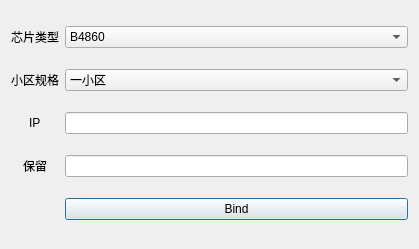
<?xml version="1.0" encoding="UTF-8"?>
<ui version="4.0">
 <class>Dialog</class>
 <widget class="QDialog" name="Dialog">
  <property name="geometry">
   <rect>
    <x>0</x>
    <y>0</y>
    <width>419</width>
    <height>249</height>
   </rect>
  </property>
  <property name="windowTitle">
   <string>打开</string>
  </property>
  <layout class="QHBoxLayout" name="horizontalLayout">
   <item>
    <layout class="QGridLayout" name="gridLayout">
     <item row="1" column="1">
      <widget class="QComboBox" name="comboBox_village">
       <item>
        <property name="text">
         <string>一小区</string>
        </property>
       </item>
       <item>
        <property name="text">
         <string>二小区</string>
        </property>
       </item>
      </widget>
     </item>
     <item row="2" column="0" alignment="Qt::AlignHCenter|Qt::AlignVCenter">
      <widget class="QLabel" name="label">
       <property name="text">
        <string>IP</string>
       </property>
      </widget>
     </item>
     <item row="0" column="1">
      <widget class="QComboBox" name="comboBox_dsp_type">
       <item>
        <property name="text">
         <string>B4860</string>
        </property>
       </item>
       <item>
        <property name="text">
         <string>BSC9132</string>
        </property>
       </item>
       <item>
        <property name="text">
         <string>5G</string>
        </property>
       </item>
      </widget>
     </item>
     <item row="3" column="1">
      <widget class="QLineEdit" name="input_reserve"/>
     </item>
     <item row="1" column="0">
      <widget class="QLabel" name="label_4">
       <property name="text">
        <string>小区规格</string>
       </property>
      </widget>
     </item>
     <item row="0" column="0">
      <widget class="QLabel" name="label_3">
       <property name="text">
        <string>芯片类型</string>
       </property>
      </widget>
     </item>
     <item row="2" column="1">
      <widget class="QLineEdit" name="input_ip"/>
     </item>
     <item row="3" column="0" alignment="Qt::AlignHCenter">
      <widget class="QLabel" name="label_2">
       <property name="text">
        <string>保留</string>
       </property>
      </widget>
     </item>
     <item row="4" column="1">
      <widget class="QPushButton" name="button_bind">
       <property name="text">
        <string>Bind</string>
       </property>
      </widget>
     </item>
    </layout>
   </item>
  </layout>
 </widget>
 <resources/>
 <connections/>
</ui>
